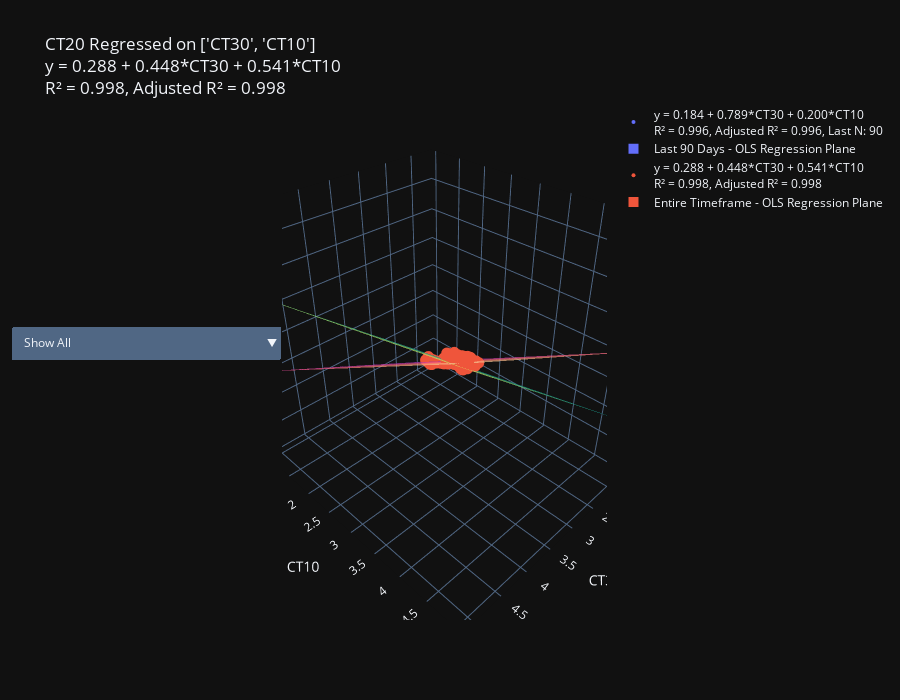
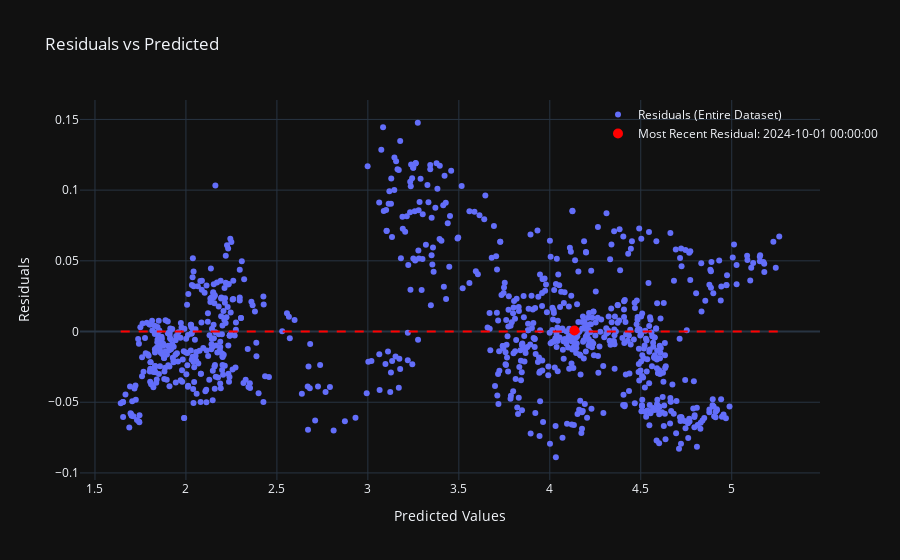

The notebook cell these images were saved under, in order:
### Code cell
results = ols_hedge_ratio(df=ct_yields_df, x_cols=["CT30", "CT10"], y_col="CT20", last_n_day_regressions=[90])
